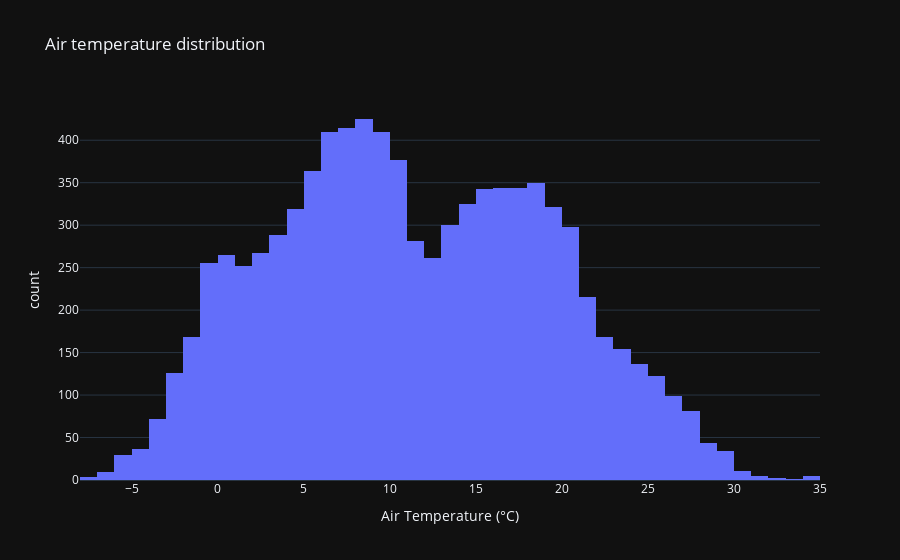

Notebook source saved alongside this figure:
### Code cell
# --- Histogram for Air Temperature ---
air_temp_histogram = px.histogram(df_subset_2023, x='air_temperature',
                     nbins=50,
                     title=' Air temperature distribution',
                     template='plotly_dark',
                     labels={'air_temperature': 'Air Temperature (°C)'})
air_temp_histogram.show()

### Figure 1 — Plotly figure (JSON) as saved in the notebook; plotly's stock layout.template omitted (floating-point values rounded to 4 significant figures; data arrays with more than 128 entries replaced by an {"elided": "..."} marker saying what was removed)
{"data": [{"bingroup": "x", "hovertemplate": "Air Temperature (°C)=%{x}<br>count=%{y}<extra></extra>", "legendgroup": "", "marker": {"color": "#636efa", "pattern": {"shape": ""}}, "name": "", "nbinsx": 50, "orientation": "v", "showlegend": false, "type": "histogram", "x": {"elided": "8736 float values"}, "xaxis": "x", "yaxis": "y"}], "layout": {"barmode": "relative", "legend": {"tracegroupgap": 0}, "title": {"text": " Air temperature distribution"}, "xaxis": {"anchor": "y", "domain": [0, 1], "title": {"text": "Air Temperature (°C)"}}, "yaxis": {"anchor": "x", "domain": [0, 1], "title": {"text": "count"}}}}
